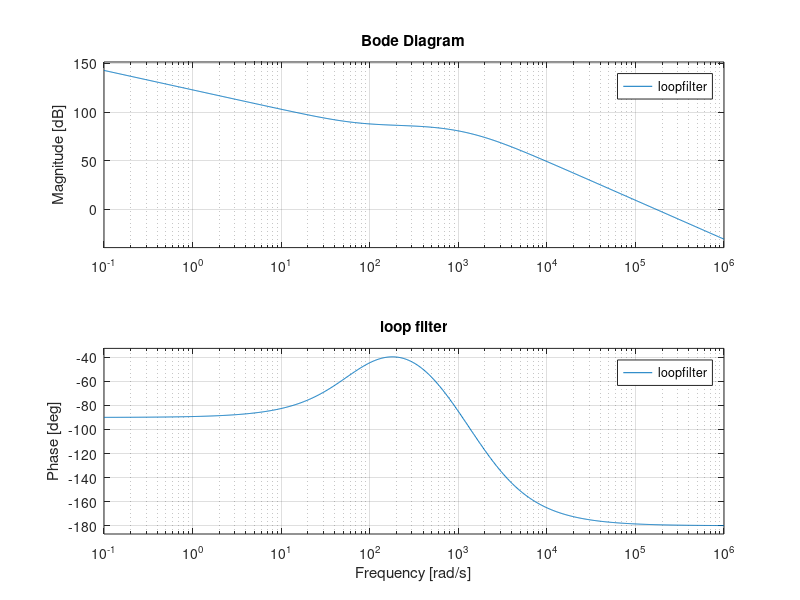
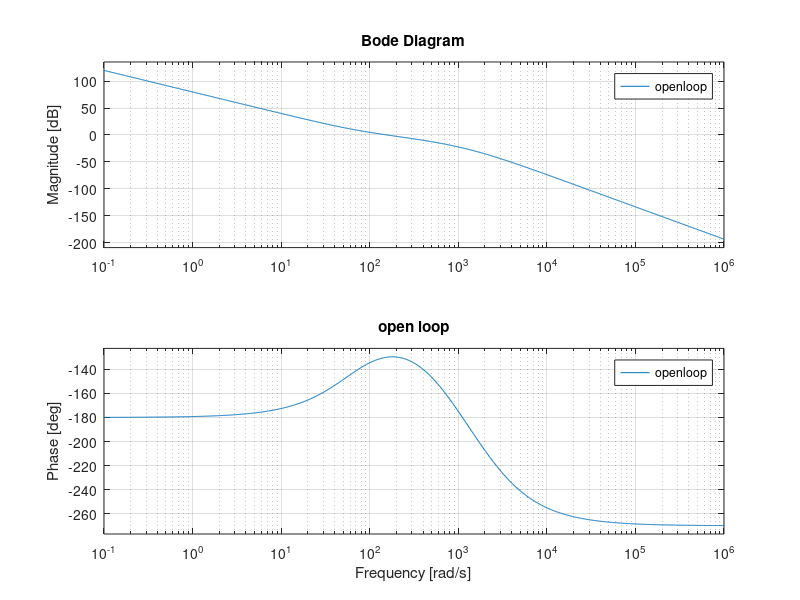
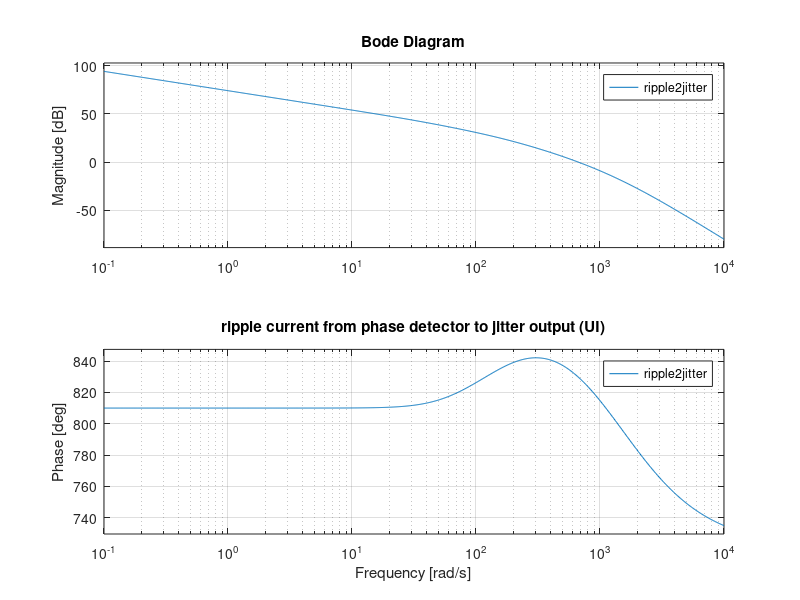

Reproduce these figures in MATLAB, in order.
% pt8612_analog_pll_init:

%       Vcc
%        | 
%     s1  /
%        |                              
% 	     R1    ii                       
% 	     |----->-------- Ri -----------------
% 	     R2        |          |     |         +
% 	     |         |         Cs     |         Vo
% 	  s2  /        C1         |     Cp        -
% 	     |         |          Rs    |       |
% 	     /         /          |     |       /
% 	                          /     /


%        -------         -------         --
% Ref   |       |       |       |       |
%     --         -------         -------
%           -------         -------
% Vco      |       |       |       |
%     -----         -------         -------
%        ---             ---             --
% s1    |   |           |   |           |
%     --     -----------     -----------
%           -               -              
% s2       ||              || t_both_on              
%     -----  --------------  --------------
%                         
%        --              --              --
% s1-s2 |  |            |  | tdiff      |
%     --    ------------    ------------


wmax = 1e6;

%VCXO characteristics:
Kvcxo=90e-6
fvcxo=148.5e6/1.001
Vvcxomin=0;
Vvcxomax=2.5;
Vvcxo0 = 1.25;  %Nominal control voltage at fvcxo

%Frequency parameters:
fin=27e6;
Ndec1=91;
Ndec2=500;
fpll=fin/Ndec1;

%Pulse hight out of phase comparator:
Vcc= 3.3

%Loop filter components:
Ri = 100e3
Rs = 22000
Rp = 1e6
Cs = 680e-9
Cp = Cs/20

% Phase comparator : 
R2 = 4700
R1 = R2*(Vcc-Vvcxo0)/Vvcxo0    % no change!
C1 = 10e-9
Gt2i = Vvcxo0/R2;              % From tdiff/T to ii
phasecomparator = ss(0,1,Gt2i,0);   % From feedback frequency to ii
fknee = 1/(2*pi*R2/2*C1)


% Loop filter:
% dx/dt = A*x+B*i
% Vo    = C*x+D*i
% x = [Vc1 Vcp Vcs]'
%
% 	           ii                       
% 	       ---->-------- Ri -----------------
% 	               |          |     |         +
% 	               |         Cs     |         Vo
% 	               C1         |     Cp        -
% 	               |          Rs    |       |
% 	               /          |     |       /
% 	                          /     /

A = [[-1/C1/Ri     1/C1/Ri          0   ]
     [ 1/Cp/Ri  -(1/Ri+1/Rs)/Cp  1/Cp/Rs]
     [    0        1/Cs/Rs      -1/Cs/Rs]];
B = [1/C1 0 0].';
C = [0 1 0];
D = 0;
Cvc1 = [1 0 0];

loopfilter = ss(A,B,C,D);      % From ii to Vo

figure(1)
bode(loopfilter,{1e-1,wmax})
grid on;
title('loop filter')

% VCXO :
Gvcxo = Kvcxo * fvcxo;

% Decimator 2 :
Gdec2 = 1/Ndec2;

% Open loop gain :
openloop = phasecomparator*loopfilter*Gvcxo*Gdec2;
figure(2)
bode(openloop,{1e-1,wmax})
title('open loop')
grid on

% From fout to jitter :
freq2jitter = ss(0,1,1/fvcxo,0);

% From time to UI :
Gt2ui = 10*fvcxo;

% From phase detector ripple current to output jitter (UI):
ripple2jitter=phasecomparator*loopfilter*Gvcxo*freq2jitter*Gt2ui/(1-openloop);
figure(3)
bode(ripple2jitter,{1e-1,10e3})
grid on
title('ripple current from phase detector to jitter output (UI)')

% From input jitter (time) to output jitter (time):
% jitter2jitter=loopfilter*Gvcxo*freq2jitter*fin/Ndec1/(1-openloop);
% figure(4)
% bode(jitter2jitter,{1e-1,wmax})
% grid on
% title('jitter input (time) to jitter output (time)')

